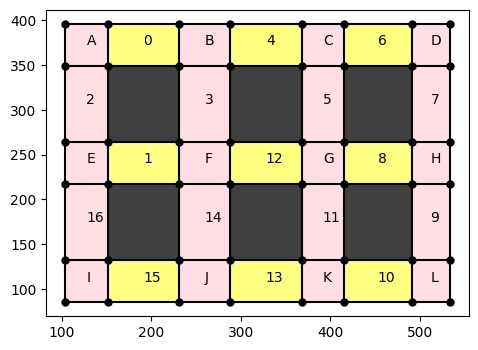
#> input picture 2.17/maze_pic.jpg, 478 x 350 px, found by its file name
$ python maze.py
#> lines starting #> are read from the running program, lines starting #| are printed output that depends on the picture
import matplotlib.pyplot as plt

# Sample data (replace this with your actual trajectory data)
Xpos = [148.7838, 150.8, 151.9091, 153.4167, 154.8056, 154.9041, 155.6056, 157.1194, 157.0, 157.614, 158.3333, 158.4878, 157.5862, 156.0, 158.5, 160.5882, 160.359, 160.3784, 160.6316, 160.375, 158.6071, 157.7857, 156.5714, 157.0, 141.5, 137.0667, 134.5, 134.2727, 135.1875, 135.6316, 135.7692, 137.0, 135.5484, 136.9767, 141.3636, 141.6923, 143.4516, 145.1897, 146.3667, 146.5192, 147.3939, 153.3404, 154.5273, 155.5882, 156.96, 158.4, 158.4286, 157.0, 156.5, 155.0, 154.0833, 154.0, 153.4032, 153.1449, 152.7867, 151.1, 149.6974, 147.9583, 146.4306, 145.6197, 145.1, 145.6494, 147.9103, 151.3971, 154.0556, 155.2647, 156.5072, 156.4286, 155.6111, 154.5571, 153.7059, 153.1385, 152.8448, 152.9231, 153.5968, 154.4118, 154.4722, 154.8289, 156.6216, 157.0685, 155.2603, 153.6897, 153.1154, 152.9063, 151.1061, 149.0152, 147.9, 147.5231, 147.28, 146.7083, 146.4648, 146.0, 145.2329, 144.4028, 143.1159, 142.3714, 141.6111, 141.7359, 143.0351]
Ypos = [12.7973, 33.73333, 44.77273, 56.08333, 68.61111, 75.32877, 83.28169, 90.58209, 98.1875, 105.0, 111.1667, 116.1219, 120.069, 123.0, 141.0, 142.2941, 144.5385, 146.027, 147.7368, 148.6, 151.0357, 151.4286, 152.7143, 154.0, 165.0, 167.5778, 167.0, 168.4545, 170.9688, 173.6316, 176.4615, 178.0, 180.4839, 182.8605, 189.9091, 191.2308, 199.9032, 203.6897, 205.5667, 206.4423, 207.6061, 210.4681, 210.4545, 211.4118, 211.52, 209.6, 209.4286, 211.0, 211.0, 211.0, 213.25, 214.0, 212.5806, 210.2609, 207.7067, 206.0286, 204.0658, 201.3333, 199.5139, 198.8451, 198.7571, 198.1818, 197.6538, 197.7794, 196.9028, 196.3235, 195.1015, 195.6, 196.2222, 196.4429, 197.3529, 197.6, 197.4483, 196.7385, 196.0323, 194.2794, 191.4028, 189.7105, 189.3784, 188.3699, 185.6438, 183.8965, 184.5769, 186.3594, 187.3182, 188.0909, 188.9143, 189.3077, 189.4667, 189.4722, 189.7183, 189.7763, 189.274, 188.4722, 188.5362, 189.5429, 191.3333, 196.3208, 200.3158]

# Load the background image
background_image_path = "/Users/evashenyueyi/Desktop/summer_reserach /maze_pic.jpg"  # Replace with your image path
background_img = plt.imread(background_image_path)
#> background_img is the input picture: shape (350, 478, 3); mean R, G, B 198.7, 190.5, 174.2

# Plot the background image
plt.imshow(background_img, extent=[0, 10, 0, 20])  # Adjust extent based on your image and data range

# Plot the trajectory
plt.plot(Xpos, Ypos, marker='o', label='Trajectory')

# Customize plot if needed
plt.xlabel('X-axis')
plt.ylabel('Y-axis')
plt.title('Trajectory on Background')
plt.legend()

# Show the plot
plt.show()
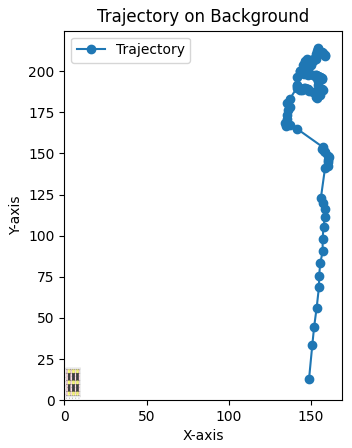
#> figure drawn by matplotlib, 1 panel
